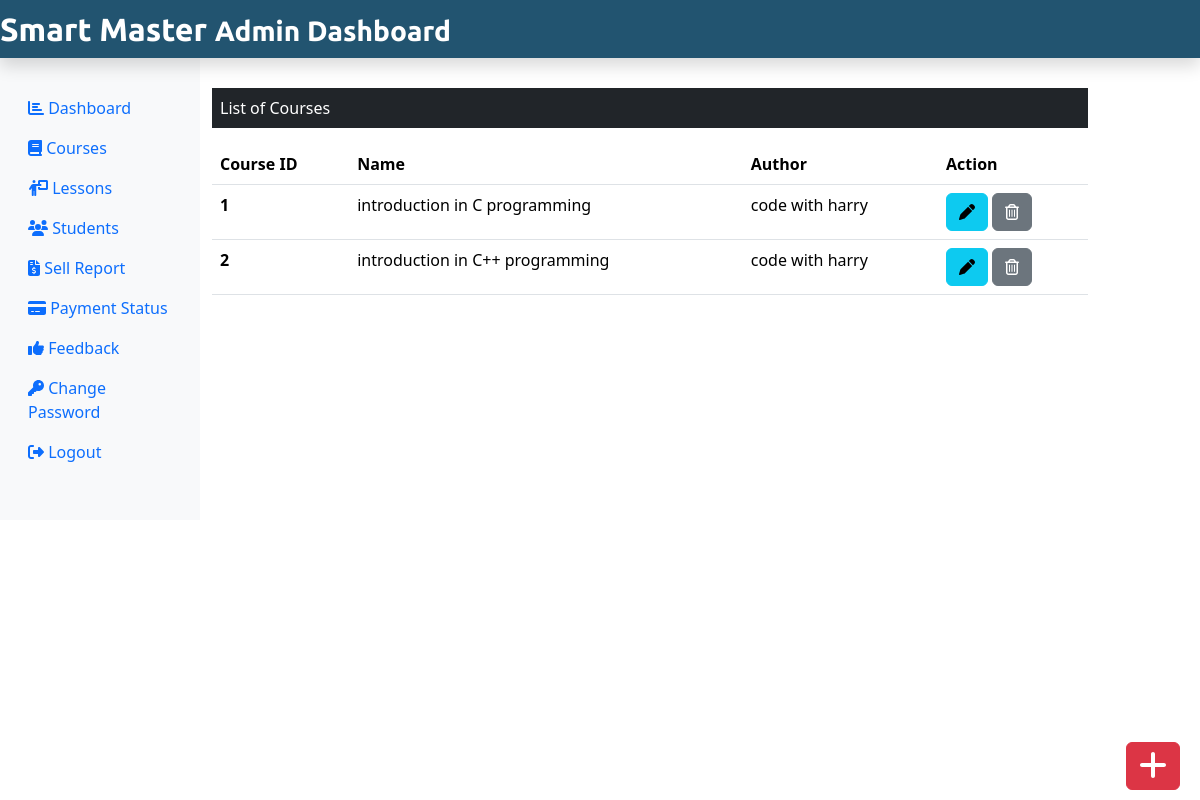
/Admin/admin_courses.php (signed in), run on the app's committed database.
### tables this page shows
CREATE TABLE `course` (
  `course_id` int(11) NOT NULL,
  `course_name` text NOT NULL,
  `course_desc` text NOT NULL,
  `course_author` varchar(255) NOT NULL,
  `course_img` text NOT NULL,
  `course_duration` text NOT NULL,
  `course_price` int(11) NOT NULL,
  `course_original_price` int(11) NOT NULL
);

### Admin/admin_courses.php (the view, shortened to what this page needs)
<?php
include('./AdminInclude/admin_header.php');
include('../dbConnection.php');
?>
<div class="col-sm-9 mt-5">
    <p class="bg-dark text-white p-2">List of Courses</p>
    <?php
    $sql = "SELECT * FROM course";
    $result = $conn->query($sql);
    if ($result->num_rows > 0) {
        echo '<table class="table">
            <thead>
                <tr>
                    <th scope="col">Course ID</th>
                    <th scope="col">Name</th>
                    <th scope="col">Author</th>
                    <th scope="col">Action</th>
                </tr>
            </thead>
            <tbody>';
            while ($row = $result->fetch_assoc()) {
                echo '<tr>';
                echo '<th scope="row">' . $row["course_id"] . '</th>';
                echo '<td>' . $row["course_name"] . '</td>';
                echo '<td>' . $row["course_author"] . '</td>';
                echo '<td>
                <form action="admin_editcourse.php" method="POST" class="d-inline">
                <input type="hidden" name="id" value=' . $row["course_id"] . '>
                <button type="button" class="btn btn-info mr-3" data-bs-toggle="modal" data-bs-target="#course_edit_warning_model' . $row["course_id"] . '">
                    <i class="fas fa-pen"></i>
                </button>
            </form>
            <button type="button" class="btn btn-secondary" data-bs-toggle="modal" data-bs-target="#course_delete_model' . $row["course_id"] . '">
            <i class="far fa-trash-alt"></i>
            </button>
        </td>
    </tr>';
                }
        echo '</tbody>
            </table>';
    } else {
        echo "0 Result";
    }
    ?>
<div><a class="btn btn-danger box" href="./admin_addCourses.php"><i class="fas fa-plus fa-2x"></i></a></div>
</div>
<?php
include('./AdminInclude/admin_footer.php');
?>

### Admin/admin_dashboard_style.css (style rules this page uses)
.box { position: fixed; bottom: 10px; right: 20px; margin-top: 30px; }

### data on the page
course: course_id "1", course_name "introduction in C programming", course_author "code with harry"
course: course_id "2", course_name "introduction in C++ programming", course_author "code with harry"
